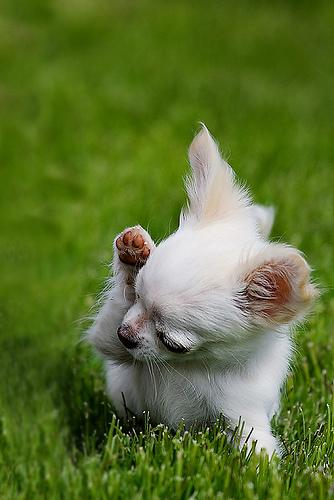
#> input picture data/dogs/n02085620_588.jpg, 334 x 500 px; its folder holds only this picture in this run
$ python prepare_data.py
#> lines starting #> are read from the running program, lines starting #| are printed output that depends on the picture
import os
import numpy as np
import cv2 as cv
import pickle
import random

DIR = 'data'
categories = ['dogs', 'wolves']
data = []
IMG_SIZE = 256

def augment_image(aug_img):
    if random.choice([True, False]):
        aug_img = cv.rotate(aug_img, cv.ROTATE_90_CLOCKWISE)
    if random.choice([True, False]):
        aug_img = cv.flip(aug_img, 1)
    if random.choice([True, False]):
        aug_img = cv.convertScaleAbs(aug_img, alpha=random.uniform(0.7, 1.3), beta=random.randint(-20, 20))
    return aug_img

for category in categories:
    path = os.path.join(DIR, category)
    label = categories.index(category)

    for img in os.listdir(path):
        img_path = os.path.join(path, img)
        animal_img = cv.imread(img_path, 1)
#> animal_img is the input picture: shape (500, 334, 3); mean B, G, R 49.8, 113.5, 93.2
        try:
            resized_animal_img = cv.resize(animal_img, (IMG_SIZE, IMG_SIZE))
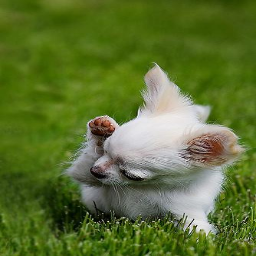
#> resized_animal_img: shape (256, 256, 3); mean B, G, R 49.7, 113.4, 93.1
            image = np.array(resized_animal_img).flatten()
            data.append([image, label])

            augmented_image = augment_image(resized_animal_img)
#> (the run stopped early here; a loop or call above may not have finished)
